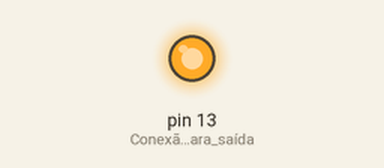
Bench run of a sketch on a simulated Arduino Uno, built with avr-gcc and run on an emulated ATmega328P. On the bench: output pins drawn as LEDs (lit = HIGH).

Above: at 0.1 s.
Timing chart, 0 to 1.6 s (numbered marks = the images above):
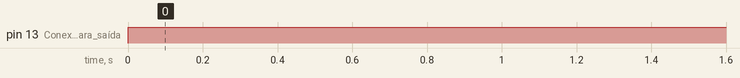

The sketch:

03-and-manter-led-ligado.ino
```cpp
/**
  Simulador do operador lógico AND
  Prensa com controle bi manual
  @author Erica Viana
*/

void setup() {
  pinMode(13, OUTPUT); // Conexão 13 é para saída
  Serial.begin(9600);
}

void loop() {
  digitalWrite(13, HIGH);

}
```

Measured:
- by itself, pin 13 (Conexão_13_é_para_saída): LOW → HIGH at 0.00 s
